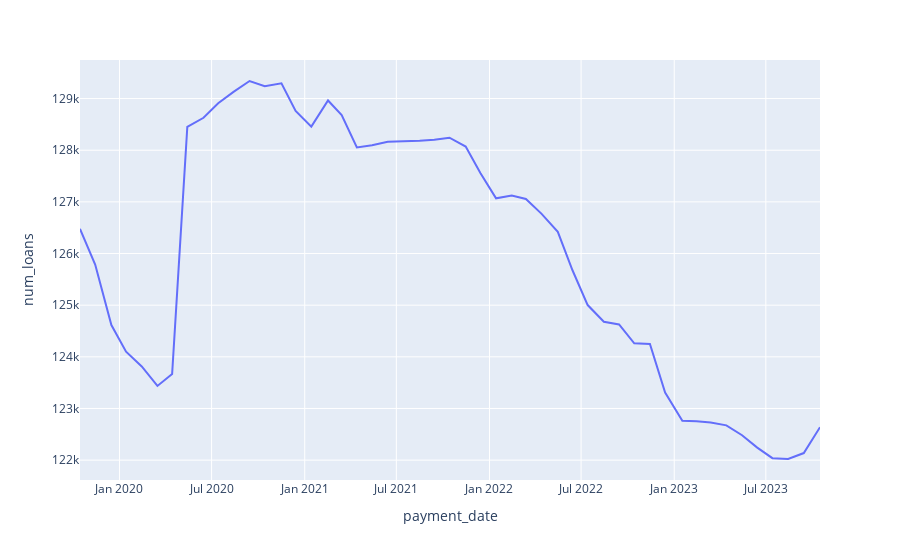

Notebook code for this chart:
### Code cell
px.line(data_frame=combined_df, x=combined_df['payment_date'], y=combined_df['num_loans'])
